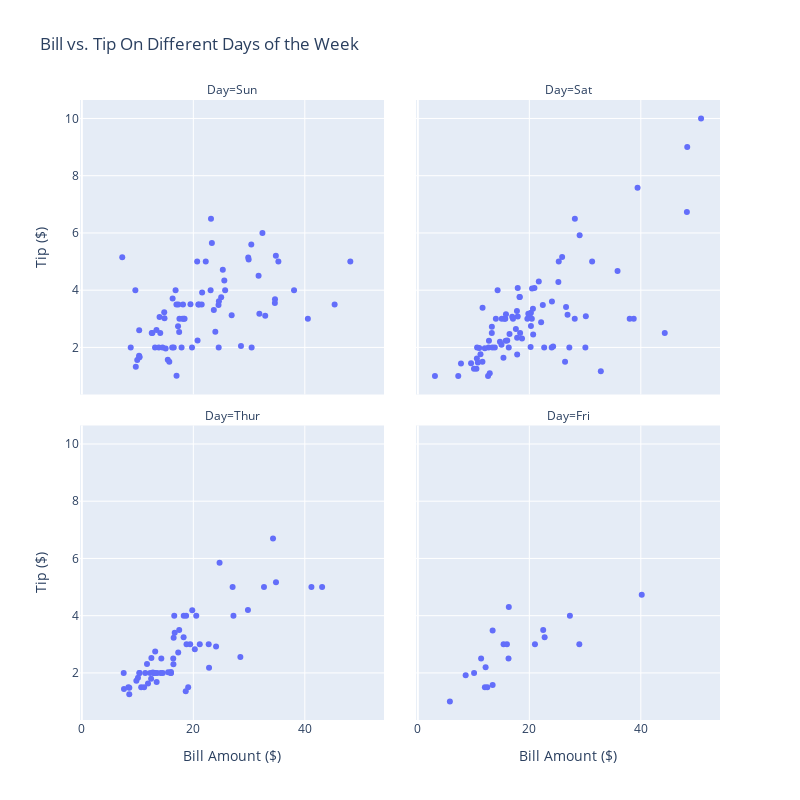

Notebook source saved alongside this figure:
### Markdown cell above
One advantage of `plotly` backend is that you can directly use faceting in the `pandas` plotting API which is not available for other libraries. 

`plotly` provides `facet_row` and `facet_col` arguments to enable this feature:

### Code cell
tips.plot.scatter(
    x="total_bill",
    y="tip",
    facet_col="day",
    facet_col_wrap=2,
    facet_row_spacing=0.05,
    facet_col_spacing=0.05,
    height=800,
    width=800,
    labels={"tip": "Tip ($)", "total_bill": "Bill Amount ($)", "day": "Day"},
    title="Bill vs. Tip On Different Days of the Week",
)

### Figure 1 — Plotly figure (JSON) as saved in the notebook; plotly's stock layout.template omitted (floating-point values rounded to 4 significant figures)
{"data": [{"hovertemplate": "Day=Sun<br>Bill Amount ($)=%{x}<br>Tip ($)=%{y}<extra></extra>", "legendgroup": "", "marker": {"color": "#636efa", "symbol": "circle"}, "mode": "markers", "name": "", "orientation": "v", "showlegend": false, "type": "scatter", "x": [16.99, 10.34, 21.01, 23.68, 24.59, 25.29, 8.77, 26.88, 15.04, 14.78, 10.27, 35.26, 15.42, 18.43, 14.83, 21.58, 10.33, 16.29, 16.97, 17.46, 13.94, 9.68, 30.4, 18.29, 22.23, 32.4, 28.55, 18.04, 12.54, 10.29, 34.81, 9.94, 25.56, 19.49, 38.07, 23.95, 25.71, 17.31, 29.93, 14.07, 13.13, 17.26, 24.55, 19.77, 29.85, 48.17, 25, 13.39, 16.49, 21.5, 12.66, 16.21, 13.81, 17.51, 24.52, 20.76, 31.71, 7.25, 31.85, 16.82, 32.9, 17.89, 14.48, 9.6, 34.63, 34.65, 23.33, 45.35, 23.17, 40.55, 20.69, 20.9, 30.46, 18.15, 23.1, 15.69], "xaxis": "x3", "y": [1.01, 1.66, 3.5, 3.31, 3.61, 4.71, 2, 3.12, 1.96, 3.23, 1.71, 5, 1.57, 3, 3.02, 3.92, 1.67, 3.71, 3.5, 2.54, 3.06, 1.32, 5.6, 3, 5, 6, 2.05, 3, 2.5, 2.6, 5.2, 1.56, 4.34, 3.51, 4, 2.55, 4, 3.5, 5.07, 2.5, 2, 2.74, 2, 2, 5.14, 5, 3.75, 2.61, 2, 3.5, 2.5, 2, 2, 3, 3.48, 2.24, 4.5, 5.15, 3.18, 4, 3.11, 2, 2, 4, 3.55, 3.68, 5.65, 3.5, 6.5, 3, 5, 3.5, 2, 3.5, 4, 1.5], "yaxis": "y3"}, {"hovertemplate": "Day=Sat<br>Bill Amount ($)=%{x}<br>Tip ($)=%{y}<extra></extra>", "legendgroup": "", "marker": {"color": "#636efa", "symbol": "circle"}, "mode": "markers", "name": "", "orientation": "v", "showlegend": false, "type": "scatter", "x": [20.65, 17.92, 20.29, 15.77, 39.42, 19.82, 17.81, 13.37, 12.69, 21.7, 19.65, 9.55, 18.35, 15.06, 20.69, 17.78, 24.06, 16.31, 16.93, 18.69, 31.27, 16.04, 38.01, 26.41, 11.24, 48.27, 20.29, 13.81, 11.02, 18.29, 17.59, 20.08, 16.45, 3.07, 20.23, 15.01, 12.02, 17.07, 26.86, 25.28, 14.73, 10.51, 17.92, 44.3, 22.42, 20.92, 15.36, 20.49, 25.21, 18.24, 14.31, 14, 7.25, 10.59, 10.63, 50.81, 15.81, 26.59, 38.73, 24.27, 12.76, 30.06, 25.89, 48.33, 13.27, 28.17, 12.9, 28.15, 11.59, 7.74, 30.14, 20.45, 13.28, 22.12, 24.01, 15.69, 11.61, 10.77, 15.53, 10.07, 12.6, 32.83, 35.83, 29.03, 27.18, 22.67, 17.82], "xaxis": "x4", "y": [3.35, 4.08, 2.75, 2.23, 7.58, 3.18, 2.34, 2, 2, 4.3, 3, 1.45, 2.5, 3, 2.45, 3.27, 3.6, 2, 3.07, 2.31, 5, 2.24, 3, 1.5, 1.76, 6.73, 3.21, 2, 1.98, 3.76, 2.64, 3.15, 2.47, 1, 2.01, 2.09, 1.97, 3, 3.14, 5, 2.2, 1.25, 3.08, 2.5, 3.48, 4.08, 1.64, 4.06, 4.29, 3.76, 4, 3, 1, 1.61, 2, 10, 3.16, 3.41, 3, 2.03, 2.23, 2, 5.16, 9, 2.5, 6.5, 1.1, 3, 1.5, 1.44, 3.09, 3, 2.72, 2.88, 2, 3, 3.39, 1.47, 3, 1.25, 1, 1.17, 4.67, 5.92, 2, 2, 1.75], "yaxis": "y4"}, {"hovertemplate": "Day=Thur<br>Bill Amount ($)=%{x}<br>Tip ($)=%{y}<extra></extra>", "legendgroup": "", "marker": {"color": "#636efa", "symbol": "circle"}, "mode": "markers", "name": "", "orientation": "v", "showlegend": false, "type": "scatter", "x": [27.2, 22.76, 17.29, 19.44, 16.66, 10.07, 32.68, 15.98, 34.83, 13.03, 18.28, 24.71, 21.16, 10.65, 12.43, 24.08, 11.69, 13.42, 14.26, 15.95, 12.48, 29.8, 8.52, 14.52, 11.38, 22.82, 19.08, 20.27, 11.17, 12.26, 18.26, 8.51, 10.33, 14.15, 16, 13.16, 17.47, 34.3, 41.19, 27.05, 16.43, 8.35, 18.64, 11.87, 9.78, 7.51, 19.81, 28.44, 15.48, 16.58, 7.56, 10.34, 43.11, 13, 13.51, 18.71, 12.74, 13, 16.4, 20.53, 16.47, 18.78], "xaxis": "x", "y": [4, 3, 2.71, 3, 3.4, 1.83, 5, 2.03, 5.17, 2, 4, 5.85, 3, 1.5, 1.8, 2.92, 2.31, 1.68, 2.5, 2, 2.52, 4.2, 1.48, 2, 2, 2.18, 1.5, 2.83, 1.5, 2, 3.25, 1.25, 2, 2, 2, 2.75, 3.5, 6.7, 5, 5, 2.3, 1.5, 1.36, 1.63, 1.73, 2, 4.19, 2.56, 2.02, 4, 1.44, 2, 5, 2, 2, 4, 2.01, 2, 2.5, 4, 3.23, 3], "yaxis": "y"}, {"hovertemplate": "Day=Fri<br>Bill Amount ($)=%{x}<br>Tip ($)=%{y}<extra></extra>", "legendgroup": "", "marker": {"color": "#636efa", "symbol": "circle"}, "mode": "markers", "name": "", "orientation": "v", "showlegend": false, "type": "scatter", "x": [28.97, 22.49, 5.75, 16.32, 22.75, 40.17, 27.28, 12.03, 21.01, 12.46, 11.35, 15.38, 12.16, 13.42, 8.58, 15.98, 13.42, 16.27, 10.09], "xaxis": "x2", "y": [3, 3.5, 1, 4.3, 3.25, 4.73, 4, 1.5, 3, 1.5, 2.5, 3, 2.2, 3.48, 1.92, 3, 1.58, 2.5, 2], "yaxis": "y2"}], "layout": {"annotations": [{"font": {}, "showarrow": false, "text": "Day=Thur", "x": 0.2375, "xanchor": "center", "xref": "paper", "y": 0.475, "yanchor": "bottom", "yref": "paper"}, {"font": {}, "showarrow": false, "text": "Day=Fri", "x": 0.7625, "xanchor": "center", "xref": "paper", "y": 0.475, "yanchor": "bottom", "yref": "paper"}, {"font": {}, "showarrow": false, "text": "Day=Sun", "x": 0.2375, "xanchor": "center", "xref": "paper", "y": 1, "yanchor": "bottom", "yref": "paper"}, {"font": {}, "showarrow": false, "text": "Day=Sat", "x": 0.7625, "xanchor": "center", "xref": "paper", "y": 1, "yanchor": "bottom", "yref": "paper"}], "height": 800, "legend": {"tracegroupgap": 0}, "title": {"text": "Bill vs. Tip On Different Days of the Week"}, "width": 800, "xaxis": {"anchor": "y", "autorange": true, "domain": [0, 0.475], "range": [-0.3297, 54.21], "title": {"text": "Bill Amount ($)"}, "type": "linear"}, "xaxis2": {"anchor": "y2", "autorange": true, "domain": [0.525, 1], "matches": "x", "range": [-0.3297, 54.21], "title": {"text": "Bill Amount ($)"}, "type": "linear"}, "xaxis3": {"anchor": "y3", "autorange": true, "domain": [0, 0.475], "matches": "x", "range": [-0.3297, 54.21], "showticklabels": false, "type": "linear"}, "xaxis4": {"anchor": "y4", "autorange": true, "domain": [0.525, 1], "matches": "x", "range": [-0.3297, 54.21], "showticklabels": false, "type": "linear"}, "yaxis": {"anchor": "x", "autorange": true, "domain": [0, 0.475], "range": [0.3544, 10.65], "title": {"text": "Tip ($)"}, "type": "linear"}, "yaxis2": {"anchor": "x2", "autorange": true, "domain": [0, 0.475], "matches": "y", "range": [0.3544, 10.65], "showticklabels": false, "type": "linear"}, "yaxis3": {"anchor": "x3", "autorange": true, "domain": [0.525, 1], "matches": "y", "range": [0.3544, 10.65], "title": {"text": "Tip ($)"}, "type": "linear"}, "yaxis4": {"anchor": "x4", "autorange": true, "domain": [0.525, 1], "matches": "y", "range": [0.3544, 10.65], "showticklabels": false, "type": "linear"}}}
